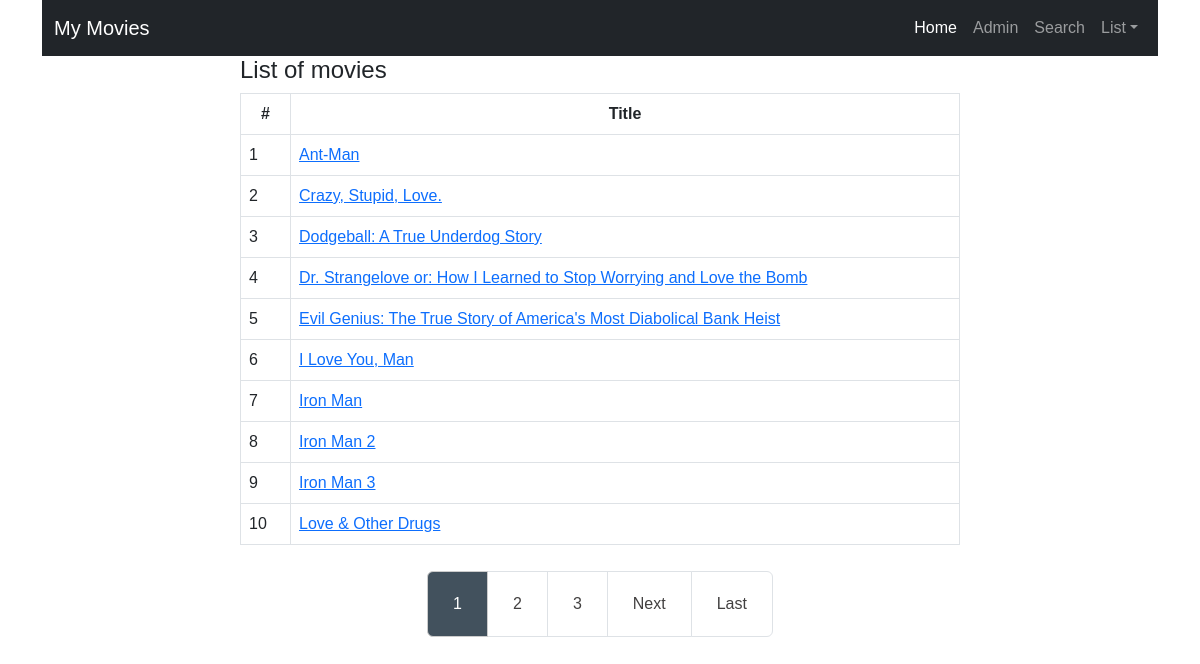
The page /movieapp/movie_list/ on the database its author committed.
### movieapp/models.py (models this page shows, shortened)
class Movie (models.Model):
    title = models.CharField(max_length=100)
    year = models.CharField(max_length=100)
    imdbID = models.CharField(max_length=100)
    type = models.CharField(max_length=100)
    poster = models.CharField(max_length=100, null=True, blank=True)
    class Meta:
        ordering = ['title']
        verbose_name_plural = 'movies'

### movieapp/views.py (the view)
# urls.py: path('movie_list/', views.MovieListView.as_view(), name='movie_list'),  # Movie List View
class MovieListView(ListView):
    model = Movie
    queryset = Movie.objects.order_by("title")
    context_object_name = "movies"
    paginate_by = 10

### movieapp/templates/movieapp/movie_list.html (shortened to what this page needs)
{% extends "base.html" %}
{% block main %}
    <div class="container">
        <div class="row">
            <div class="col-8 mx-auto">
                <h4>List of movies</h4>
                <table class="table table-bordered">
                    <thead>
                    <tr class="text-center">
                        <th style="width: 50px;">#</th>
                        <th>Title</th>
                    </tr>
                    </thead>
                    <tbody>
                    {% for movie in movies %}
                        <tr>
                            <td>{{ page_obj.start_index|add:forloop.counter0 }}</td>
                            <td><a href="{% url "movieapp:movie_detail" pk=movie.id %}">{{ movie.title }}</a></td>
                        </tr>
                    {% endfor %}
                    </tbody>
                </table>
            </div>
        </div>
    </div>
    <div class="pagination-container">
        <ul class="pagination">
            {% for page_num in page_obj.paginator.page_range %}
                {% if page_obj.number >= page_num|add:"-2" and page_obj.number <= page_num|add:"2" %}
                    <li class="page-item">
                        <a class="page-link {% if page_num == page_obj.number %}active{% endif %}" href="?page={{ page_num }}">{{ page_num }}</a>
                    </li>
                {% endif %}
            {% endfor %}
            {% if page_obj.has_next %}
                <li class="page-item">
                    <a class="page-link" href="?page={{ page_obj.next_page_number }}">Next</a>
                </li>
                <li class="page-item">
                    <a class="page-link" href="?page={{ page_obj.paginator.num_pages }}">Last</a>
                </li>
            {% endif %}
        </ul>
    </div>
{% endblock %}

### templates/base.html (shortened to what this page needs)
{% load static %}
<!DOCTYPE html>
<html lang="en">
<head>
    <link href="{% static 'css/styles.css' %}" rel="stylesheet"/>
</head>
<body>
<div class="container">
    {% include 'menu.html' %}
    {% block main %}
    {% endblock %}
</div>
</body>
</html>

### templates/menu.html (shortened to what this page needs)
<nav class="navbar navbar-expand-lg navbar-dark bg-dark">
    <div class="container-fluid">
        <a class="navbar-brand" href="{% url 'movieapp:index' %}">My Movies</a>
        <div class="collapse navbar-collapse" id="navbarSupportedContent">
            <ul class="navbar-nav ms-auto mb-2 mb-lg-0">
                <li class="nav-item"><a class="nav-link active" aria-current="page" href="{% url 'movieapp:index' %}">Home</a></li>
                <li class="nav-item"><a class="nav-link" href="/admin">Admin</a></li>
                <li class="nav-item"><a class="nav-link" href="{% url 'movieapp:search' %}">Search</a></li>
                <li class="nav-item dropdown">
                    <a class="nav-link dropdown-toggle" id="navbarDropdown" href="#" role="button"
                       data-bs-toggle="dropdown" aria-expanded="false">List</a>
                </li>
            </ul>
        </div>
    </div>
</nav>

### templates/base.html (style rules this page uses)
* { margin: 0; padding: 0; font-family: sans-serif; }
.container .pagination { display: flex; justify-content: center; margin-top: 10px; }
.container .pagination li a { position: relative; padding: 20px 25px; text-decoration: none; color: #424040; font-weight: 500; }
.pagination .page-link.active { background-color: #42515d; color: #ffffff; border-color: #ccc; }

### rows shown on the page
Movie: start_index|add "1", title "Ant-Man"
Movie: start_index|add "2", title "Crazy, Stupid, Love."
Movie: start_index|add "3", title "Dodgeball: A True Underdog Story"
Movie: start_index|add "4", title "Dr. Strangelove or: How I Learned to Stop Worrying and Love the Bomb"
Movie: start_index|add "5", title "Evil Genius: The True Story of America's Most Diabolical Bank Heist"
Movie: start_index|add "6", title "I Love You, Man"
Movie: start_index|add "7", title "Iron Man"
Movie: start_index|add "8", title "Iron Man 2"
Movie: start_index|add "9", title "Iron Man 3"
Movie: start_index|add "10", title "Love & Other Drugs"

### other values the page prints
{{ page_num }} "1" "2" "3"
